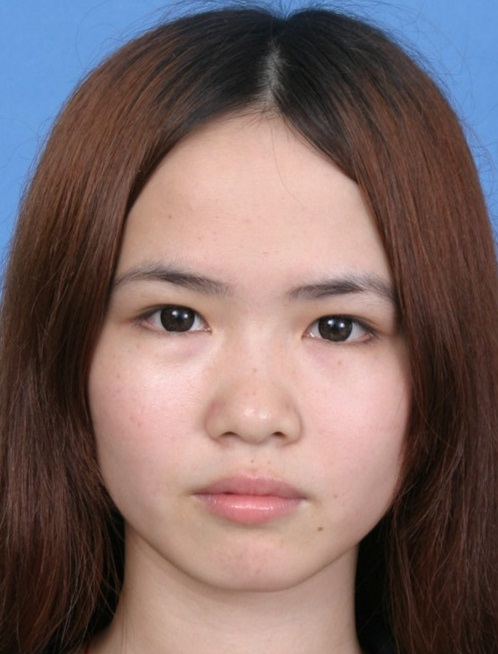
#> input picture female.jpg, 498 x 654 px
$ python 'Rolling an image.py'
#> lines starting #> are read from the running program, lines starting #| are printed output that depends on the picture
#> further down, im is the input picture: PIL image 498x654 RGB; mean R, G, B 124, 102.9, 101
from PIL import Image

def roll(im,delta):
    """roll an image sideways"""
#> called with delta = 20
    xsize, ysize, = im.size
#> xsize = 498; ysize = 654
    delta = delta % xsize
#> delta = 20
    if delta == 0:
        return im
    part1 = im.crop((0,0,delta,ysize))
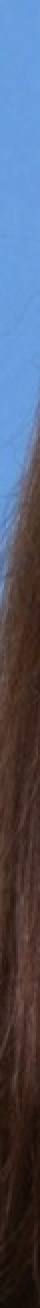
#> part1: PIL image 20x654 RGB (shown 2 times larger); mean R, G, B 80.4, 87, 106.7
    part1.show()
    part2 = im.crop((delta,0,xsize,ysize))
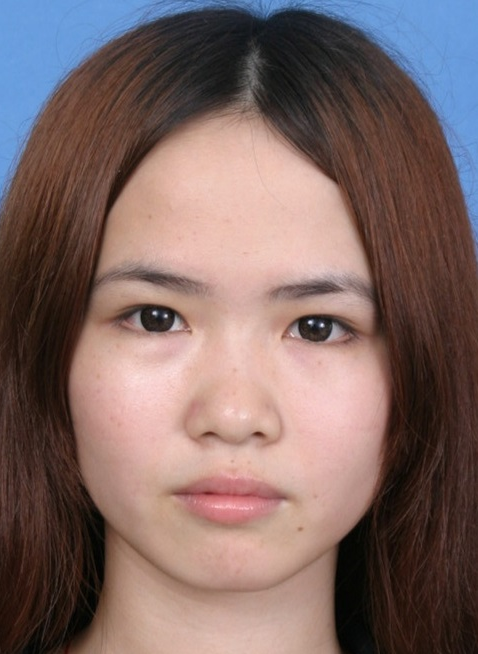
#> part2: PIL image 478x654 RGB; mean R, G, B 125.9, 103.5, 100.8
    part2.show()
    im.paste(part1,(xsize - delta,0,xsize,ysize))
    im.show()
    im.paste(part2,(0,0,xsize - delta,ysize))
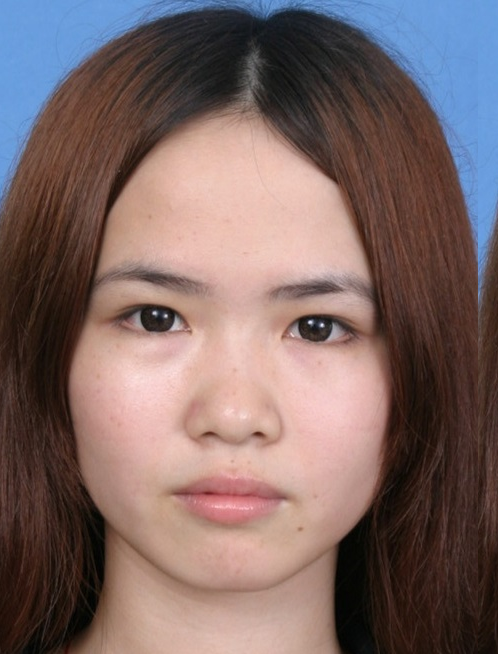
#> im: PIL image 498x654 RGB; mean R, G, B 124, 102.9, 101
    im.show()
    return im

with Image.open("../../../female.jpg") as im:
    im.show()
    im = roll(im,20)
"""
或者如果你想把两张图片合并成一张更宽的图片。
"""
